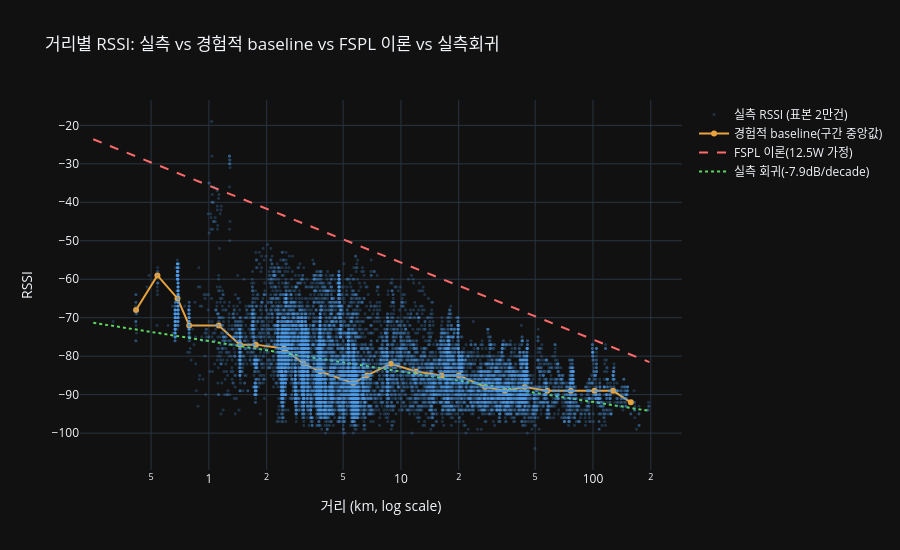

The cell this chart's notebook holds for it:
### Markdown cell above
## 4. 시각화 — 거리 vs RSSI (경험적 baseline / FSPL / 회귀 비교)

### Code cell
import plotly.graph_objects as go

sample = df.sample(min(20000, len(df)), random_state=0).sort_values("dist_km")
d_line = np.linspace(df["dist_km"].min(), df["dist_km"].max(), 200)
log_d_line = np.log10(d_line)

fig = go.Figure()
fig.add_trace(go.Scattergl(x=sample["dist_km"], y=sample["vsi_rssi"], mode="markers",
                           marker=dict(size=3, opacity=0.25, color="#4C9BE8"),
                           name="실측 RSSI (표본 2만건)"))
fig.add_trace(go.Scatter(x=baseline["bin_center_km"], y=baseline["rssi_median"],
                         mode="lines+markers", name="경험적 baseline(구간 중앙값)",
                         line=dict(color="#E8A33D", width=2)))
fig.add_trace(go.Scatter(x=d_line, y=TX_POWER_DBM - fspl_db(d_line),
                         mode="lines", name="FSPL 이론(12.5W 가정)",
                         line=dict(color="#FF6B6B", width=2, dash="dash")))
fig.add_trace(go.Scatter(x=d_line, y=intercept + slope * log_d_line,
                         mode="lines", name=f"실측 회귀({slope:.1f}dB/decade)",
                         line=dict(color="#5CD65C", width=2, dash="dot")))
fig.update_xaxes(type="log", title="거리 (km, log scale)")
fig.update_yaxes(title="RSSI")
fig.update_layout(template="plotly_dark", height=550,
                  title="거리별 RSSI: 실측 vs 경험적 baseline vs FSPL 이론 vs 실측회귀")
fig.show()

### Figure 1 — Plotly figure (JSON) as saved in the notebook; plotly's stock layout.template omitted (floating-point values rounded to 4 significant figures; data arrays with more than 128 entries replaced by an {"elided": "..."} marker saying what was removed)
{"data": [{"marker": {"color": "#4C9BE8", "opacity": 0.25, "size": 3}, "mode": "markers", "name": "실측 RSSI (표본 2만건)", "type": "scattergl", "x": {"elided": "20000 float values"}, "y": {"elided": "20000 int values"}}, {"line": {"color": "#E8A33D", "width": 2}, "mode": "lines+markers", "name": "경험적 baseline(구간 중앙값)", "type": "scatter", "x": [0.4176, 0.5395, 0.6865, 0.7898, 1.125, 1.451, 1.756, 2.458, 3.114, 3.799, 5.647, 6.654, 8.867, 12.01, 16.29, 20.02, 27.4, 34.77, 44.16, 57.84, 76.66, 102.0, 127.4, 157.5], "y": [-68.0, -59.0, -65.0, -72.0, -72.0, -77.0, -77.0, -78.0, -82.0, -84.0, -87.0, -85.0, -82.0, -84.0, -85.0, -85.0, -88.0, -89.0, -88.0, -89.0, -89.0, -89.0, -89.0, -92.0]}, {"line": {"color": "#FF6B6B", "dash": "dash", "width": 2}, "mode": "lines", "name": "FSPL 이론(12.5W 가정)", "type": "scatter", "x": {"elided": "200 float values"}, "y": {"elided": "200 float values"}}, {"line": {"color": "#5CD65C", "dash": "dot", "width": 2}, "mode": "lines", "name": "실측 회귀(-7.9dB/decade)", "type": "scatter", "x": {"elided": "200 float values"}, "y": {"elided": "200 float values"}}], "layout": {"height": 550, "title": {"text": "거리별 RSSI: 실측 vs 경험적 baseline vs FSPL 이론 vs 실측회귀"}, "xaxis": {"title": {"text": "거리 (km, log scale)"}, "type": "log"}, "yaxis": {"title": {"text": "RSSI"}}}}
